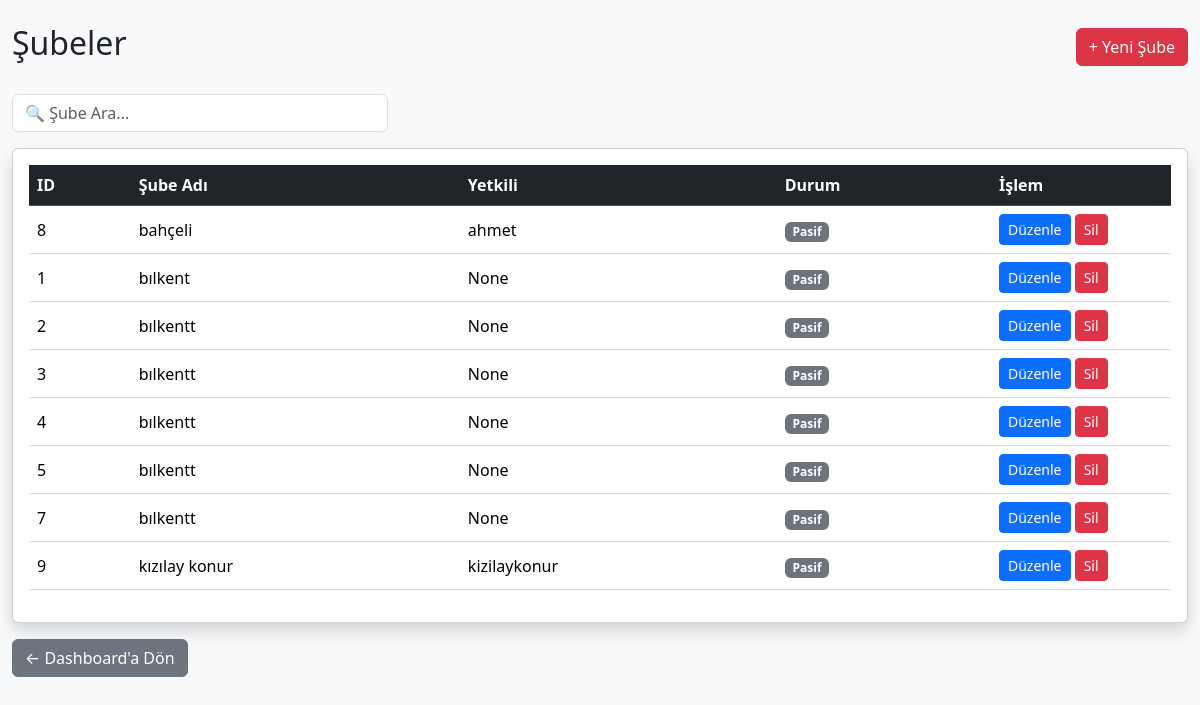
The page /subeler (signed in) on the database as committed earlier.
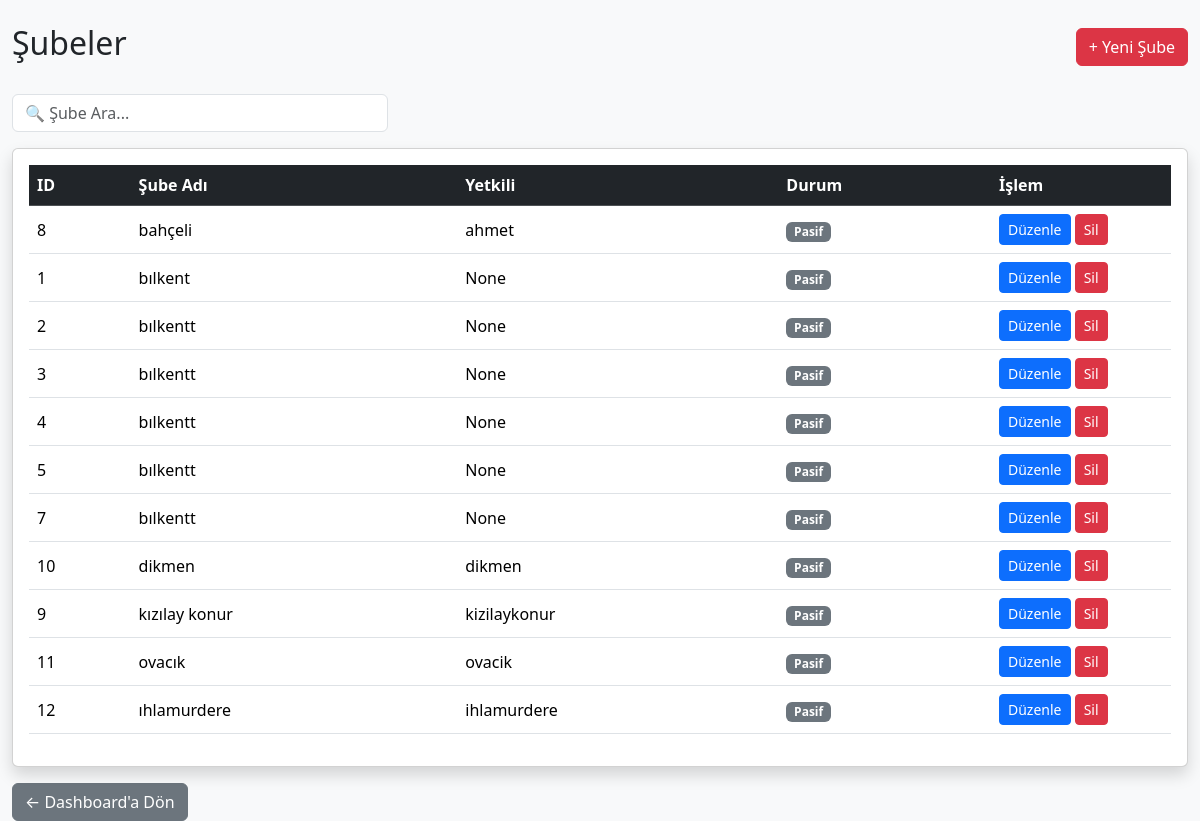
The same page on the database as committed later.
### tables this page shows
CREATE TABLE subeler(

            id INTEGER PRIMARY KEY AUTOINCREMENT,

            sube_adi TEXT NOT NULL,

            yetkili TEXT,

            telefon TEXT,

            eposta TEXT,

            il TEXT,

            ilce TEXT,

            adres TEXT,

            durum TEXT

        , kullanici_adi TEXT, sifre TEXT, uretim_gunu TEXT, sevkiyat_gunu TEXT, sevkiyat_saati TEXT, teslim_suresi TEXT, limit_tutari REAL DEFAULT 0, firma TEXT DEFAULT 'ÖZNİL', lojistik_bedeli REAL DEFAULT 0);

### src/main.py (the view)
@app.route("/subeler")
def subeler():
    sonuc = admin_kontrol()
    if sonuc:
        return sonuc
    liste = get_subeler()
    return render_template(
        "subeler.html",
        subeler=liste
    )

### src/database.py (called while the page is built)
def connect_database():
    print("DB =", os.path.abspath(DB_NAME))
    return sqlite3.connect(DB_NAME)

def get_subeler():
    conn = connect_database()
    cursor = conn.cursor()
    cursor.execute("""
        SELECT
            id,
            sube_adi,
            kullanici_adi,
            sifre,
            yetkili,
            telefon,
            eposta,
            il,
            ilce,
            adres,
            durum,
            uretim_gunu,
            sevkiyat_gunu,
            sevkiyat_saati,
            teslim_suresi,
            firma,
            lojistik_bedeli

        FROM subeler

        ORDER BY sube_adi
    """)
    sonuc = cursor.fetchall()
    conn.close()
    return sonuc

### src/main.py (called while the page is built)
@app.before_request
def test():
    print(
        "METHOD:",
        request.method,
        "URL:",
        request.path
    )

def admin_kontrol():
    if "giris" not in session:
        return redirect("/")
    if session.get("yetki") != "admin":
        abort(403)
    return None

### templates/subeler.html (shortened to what this page needs)
<!DOCTYPE html>
<html lang="tr">
<head>
    <link href="https://cdn.jsdelivr.net/npm/bootstrap@5.3.3/dist/css/bootstrap.min.css" rel="stylesheet">
</head>
<body class="bg-light">
<div class="container-fluid mt-4">
    <div class="d-flex justify-content-between align-items-center mb-4">
        <h2>Şubeler</h2>
        <a href="/yeni-sube" class="btn btn-danger">
            + Yeni Şube
        </a>
    </div>
<div class="row mb-3">
    <div class="col-md-4">
        <input
            type="text"
            id="aramaKutusu"
            class="form-control"
            placeholder="🔍 Şube Ara...">
    </div>
</div>
    <div class="card shadow">
        <div class="card-body">
            <table class="table table-hover align-middle">
                <thead class="table-dark">
                    <tr>
                        <th>ID</th>
                        <th>Şube Adı</th>
                        <th>Yetkili</th>
                        <th>Durum</th>
                        <th width="180">İşlem</th>
                    </tr>
                </thead>
                <tbody>
                {% if subeler %}
                    {% for s in subeler %}
                    <tr class="subeSatiri">
                        <td>{{ s[0] }}</td>
                        <td>{{ s[1] }}</td>
                        <td>{{ s[2] }}</td>
                        <td>
                            {% if s[8] == "Aktif" %}
                                <span class="badge bg-success">
                                    Aktif
                                </span>
                            {% else %}
                                <span class="badge bg-secondary">
                                    Pasif
                                </span>
                            {% endif %}
                        </td>
                        <td>
                            <a href="/sube-duzenle/{{ s[0] }}"
                               class="btn btn-sm btn-primary">
                                Düzenle
                            </a>
                            <a href="/sube-sil/{{ s[0] }}"
                               class="btn btn-sm btn-danger"
                               onclick="return confirm('Bu şubeyi silmek istediğinize emin misiniz?')">
                                Sil
                            </a>
                        </td>
                    </tr>
                    {% endfor %}
                {% else %}
                    <tr>
                        <td colspan="5" class="text-center text-muted p-5">
                            Henüz kayıtlı şube bulunmuyor.
                        </td>
                    </tr>
                {% endif %}
                </tbody>
            </table>
        </div>
    </div>
    <div class="mt-3">
        <a href="/dashboard" class="btn btn-secondary">
            ← Dashboard'a Dön
        </a>
    </div>
</div>
</body>
</html>

Rows that differ between the two databases and show on the page:
added subeler: id "10", sube_adi "dikmen", kullanici_adi "dikmen", ilce "Pasif"
added subeler: id "11", sube_adi "ovacık", kullanici_adi "ovacik", ilce "Pasif"
added subeler: id "12", sube_adi "ıhlamurdere", kullanici_adi "ihlamurdere", ilce "Pasif"
